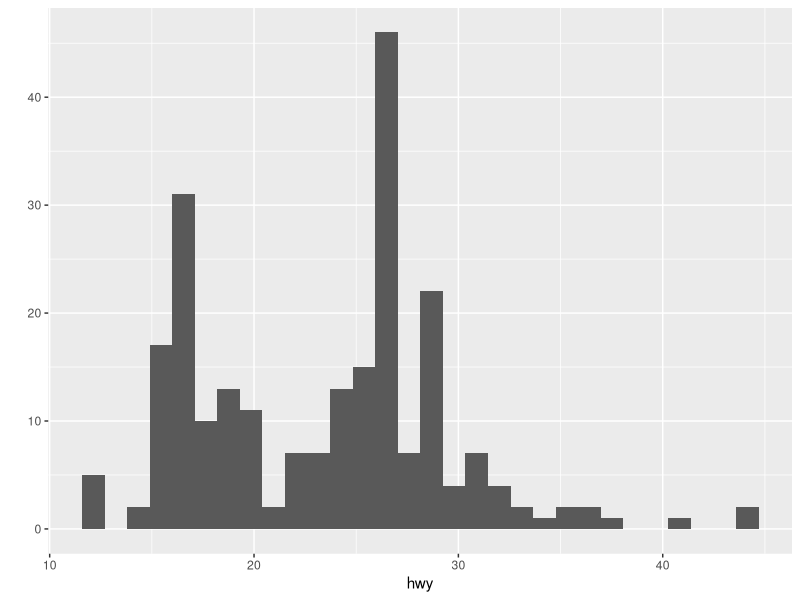
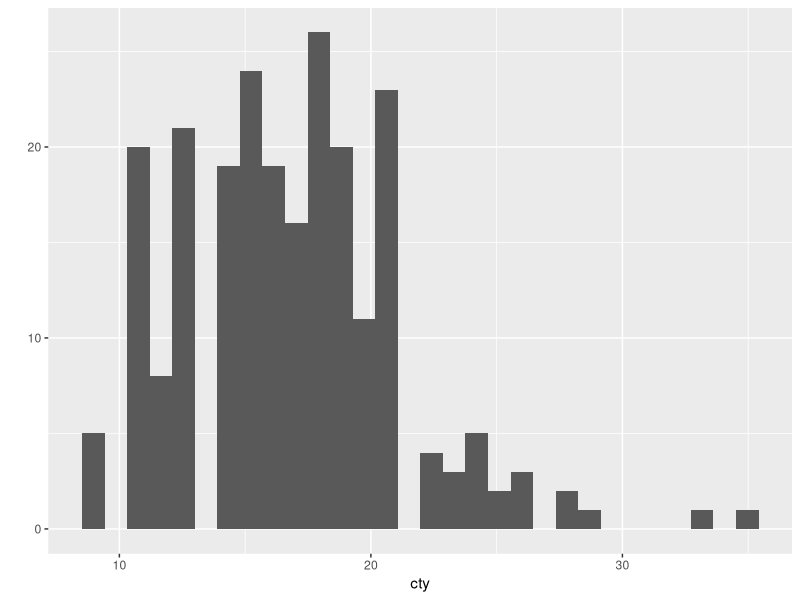
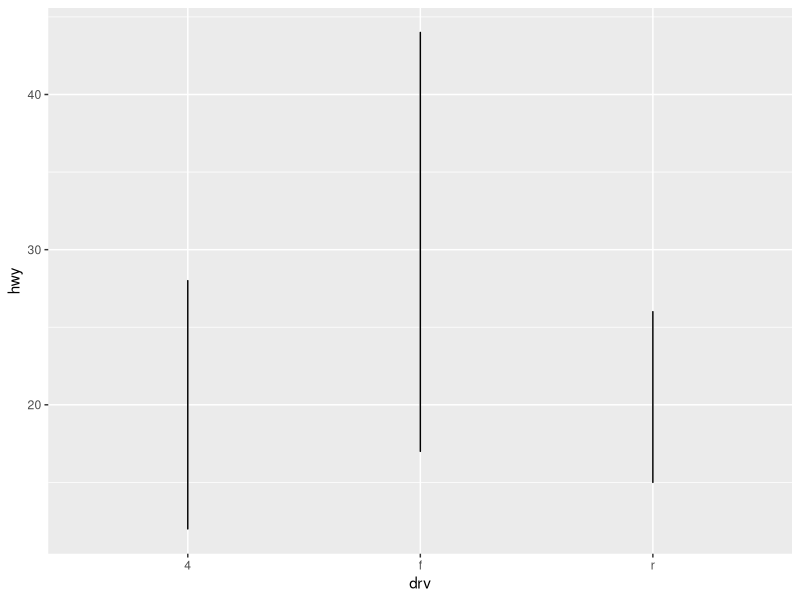
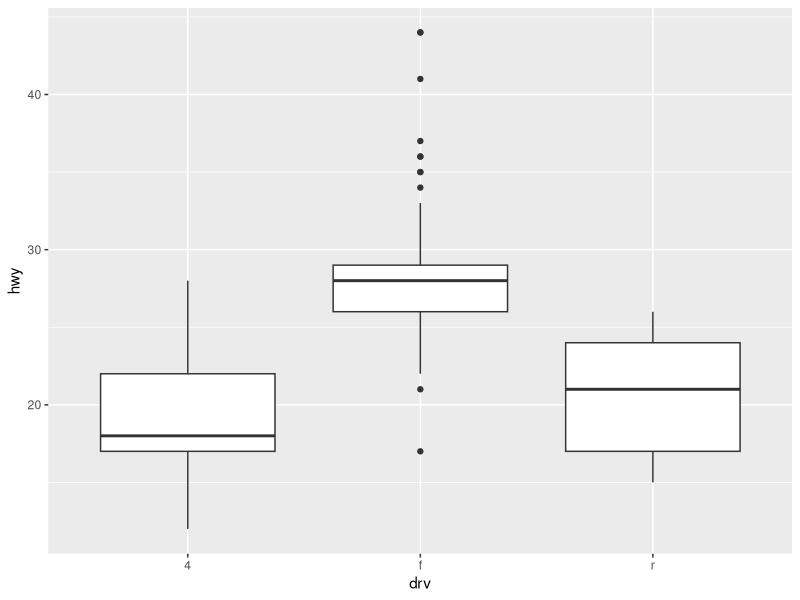
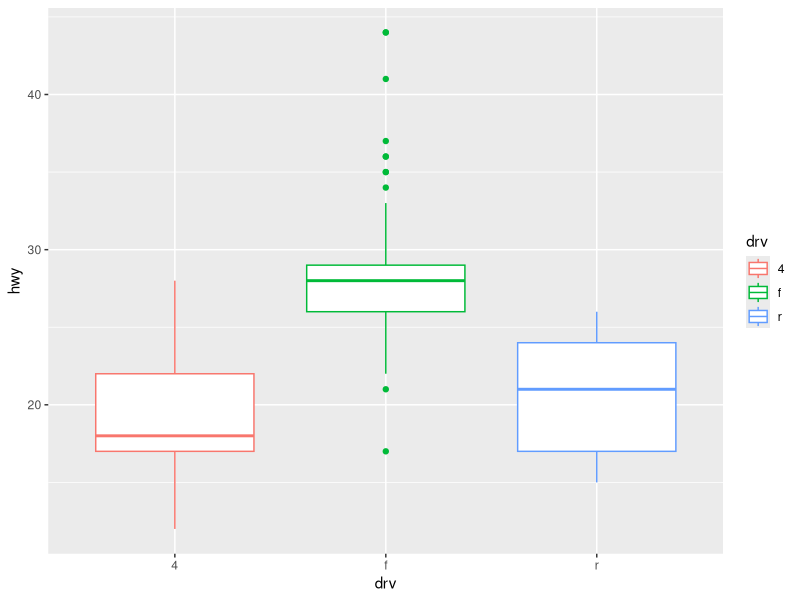

The R source for these figures, in order:
library(ggplot2)

qplot(data = mpg, x = hwy) # Mile Per Gallon 데이터 로드 및 x축을 hwy로 지정
qplot(data = mpg, x = cty) # 막대 그래프
qplot(data = mpg, x = drv, y = hwy, geom = "line") # 선 그래프
qplot(data = mpg, x = drv, y = hwy, geom = "boxplot") # 박스 플롯
qplot(data = mpg, x = drv, y = hwy, geom = "boxplot", colour = drv) # 컬러 지정

?qplot


# practice problem
score <- c(80, 60, 70, 50, 90)
score
mean_score <- mean(score)
mean_score